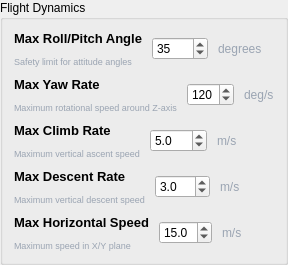
                                <widget class="QGroupBox" name="groupFlightDynamics">
                                    <property name="title">
                                        <string>Flight Dynamics</string>
                                    </property>
                                    <layout class="QVBoxLayout" name="flightDynamicsLayout">
                                        <property name="spacing">
                                            <number>10</number>
                                        </property>

                                        <item>
                                            <layout class="QHBoxLayout" name="h_MaxRollPitch">
                                                <item>
                                                    <layout class="QVBoxLayout" name="v_labels_maxrollpitch">
                                                        <item>
                                                            <widget class="QLabel" name="label_MaxRollPitch">
                                                                <property name="font">
                                                                    <font>
                                                                        <pointsize>10</pointsize>
                                                                        <bold>true</bold>
                                                                    </font>
                                                                </property>
                                                                <property name="text">
                                                                    <string>Max Roll/Pitch Angle</string>
                                                                </property>
                                                            </widget>
                                                        </item>
                                                        <item>
                                                            <widget class="QLabel" name="desc_MaxRollPitch">
                                                                <property name="styleSheet">
                                                                    <string>color: #9aa4b2;
                                                                        font-size: 9px;</string>
                                                                </property>
                                                                <property name="text">
                                                                    <string>Safety limit for attitude angles</string>
                                                                </property>
                                                            </widget>
                                                        </item>
                                                    </layout>
                                                </item>
                                                <item>
                                                    <layout class="QHBoxLayout" name="h_maxrollpitch_controls">
                                                        <item>
                                                            <widget class="QSpinBox" name="spinMaxRollPitch">
                                                                <property name="minimum">
                                                                    <number>10</number>
                                                                </property>
                                                                <property name="maximum">
                                                                    <number>60</number>
                                                                </property>
                                                                <property name="value">
                                                                    <number>35</number>
                                                                </property>
                                                            </widget>
                                                        </item>
                                                        <item>
                                                            <widget class="QLabel" name="label_degrees1">
                                                                <property name="styleSheet">
                                                                    <string>color: #9aa4b2;</string>
                                                                </property>
                                                                <property name="text">
                                                                    <string>degrees</string>
                                                                </property>
                                                            </widget>
                                                        </item>
                                                    </layout>
                                                </item>
                                            </layout>
                                        </item>

                                        <item>
                                            <layout class="QHBoxLayout" name="h_MaxYawRate">
                                                <item>
                                                    <layout class="QVBoxLayout" name="v_labels_maxyawrate">
                                                        <item>
                                                            <widget class="QLabel" name="label_MaxYawRate">
                                                                <property name="font">
                                                                    <font>
                                                                        <pointsize>10</pointsize>
                                                                        <bold>true</bold>
                                                                    </font>
                                                                </property>
                                                                <property name="text">
                                                                    <string>Max Yaw Rate</string>
                                                                </property>
                                                            </widget>
                                                        </item>
                                                        <item>
                                                            <widget class="QLabel" name="desc_MaxYawRate">
                                                                <property name="styleSheet">
                                                                    <string>color: #9aa4b2;
                                                                        font-size: 9px;</string>
                                                                </property>
                                                                <property name="text">
                                                                    <string>Maximum rotational speed around Z-axis</string>
                                                                </property>
                                                            </widget>
                                                        </item>
                                                    </layout>
                                                </item>
                                                <item>
                                                    <layout class="QHBoxLayout" name="h_maxyawrate_controls">
                                                        <item>
                                                            <widget class="QSpinBox" name="spinMaxYawRate">
                                                                <property name="minimum">
                                                                    <number>30</number>
                                                                </property>
                                                                <property name="maximum">
                                                                    <number>360</number>
                                                                </property>
                                                                <property name="singleStep">
                                                                    <number>10</number>
                                                                </property>
                                                                <property name="value">
                                                                    <number>120</number>
                                                                </property>
                                                            </widget>
                                                        </item>
                                                        <item>
                                                            <widget class="QLabel" name="label_degsec1">
                                                                <property name="styleSheet">
                                                                    <string>color: #9aa4b2;</string>
                                                                </property>
                                                                <property name="text">
                                                                    <string>deg/s</string>
                                                                </property>
                                                            </widget>
                                                        </item>
                                                    </layout>
                                                </item>
                                            </layout>
                                        </item>

                                        <item>
                                            <layout class="QHBoxLayout" name="h_MaxClimbRate">
                                                <item>
                                                    <layout class="QVBoxLayout" name="v_labels_maxclimbrate">
                                                        <item>
                                                            <widget class="QLabel" name="label_MaxClimbRate">
                                                                <property name="font">
                                                                    <font>
                                                                        <pointsize>10</pointsize>
                                                                        <bold>true</bold>
                                                                    </font>
                                                                </property>
                                                                <property name="text">
                                                                    <string>Max Climb Rate</string>
                                                                </property>
                                                            </widget>
                                                        </item>
                                                        <item>
                                                            <widget class="QLabel" name="desc_MaxClimbRate">
                                                                <property name="styleSheet">
                                                                    <string>color: #9aa4b2;
                                                                        font-size: 9px;</string>
                                                                </property>
                                                                <property name="text">
                                                                    <string>Maximum vertical ascent speed</string>
                                                                </property>
                                                            </widget>
                                                        </item>
                                                    </layout>
                                                </item>
                                                <item>
                                                    <layout class="QHBoxLayout" name="h_maxclimbrate_controls">
                                                        <item>
                                                            <widget class="QDoubleSpinBox" name="spinMaxClimbRate">
                                                                <property name="decimals">
                                                                    <number>1</number>
                                                                </property>
                                                                <property name="minimum">
                                                                    <double>1.0</double>
                                                                </property>
                                                                <property name="maximum">
                                                                    <double>20.0</double>
                                                                </property>
                                                                <property name="value">
                                                                    <double>5.0</double>
                                                                </property>
                                                            </widget>
                                                        </item>
                                                        <item>
                                                            <widget class="QLabel" name="label_ms1">
                                                                <property name="styleSheet">
                                                                    <string>color: #9aa4b2;</string>
                                                                </property>
                                                                <property name="text">
                                                                    <string>m/s</string>
                                                                </property>
                                                            </widget>
                                                        </item>
                                                    </layout>
                                                </item>
                                            </layout>
                                        </item>

                                        <item>
                                            <layout class="QHBoxLayout" name="h_MaxDescentRate">
                                                <item>
                                                    <layout class="QVBoxLayout" name="v_labels_maxdescentrate">
                                                        <item>
                                                            <widget class="QLabel" name="label_MaxDescentRate">
                                                                <property name="font">
                                                                    <font>
                                                                        <pointsize>10</pointsize>
                                                                        <bold>true</bold>
                                                                    </font>
                                                                </property>
                                                                <property name="text">
                                                                    <string>Max Descent Rate</string>
                                                                </property>
                                                            </widget>
                                                        </item>
                                                        <item>
                                                            <widget class="QLabel" name="desc_MaxDescentRate">
                                                                <property name="styleSheet">
                                                                    <string>color: #9aa4b2;
                                                                        font-size: 9px;</string>
                                                                </property>
                                                                <property name="text">
                                                                    <string>Maximum vertical descent speed</string>
                                                                </property>
                                                            </widget>
                                                        </item>
                                                    </layout>
                                                </item>
                                                <item>
                                                    <layout class="QHBoxLayout" name="h_maxdescentrate_controls">
                                                        <item>
                                                            <widget class="QDoubleSpinBox" name="spinMaxDescentRate">
                                                                <property name="decimals">
                                                                    <number>1</number>
                                                                </property>
                                                                <property name="minimum">
                                                                    <double>0.5</double>
                                                                </property>
                                                                <property name="maximum">
                                                                    <double>10.0</double>
                                                                </property>
                                                                <property name="value">
                                                                    <double>3.0</double>
                                                                </property>
                                                            </widget>
                                                        </item>
                                                        <item>
                                                            <widget class="QLabel" name="label_ms2">
                                                                <property name="styleSheet">
                                                                    <string>color: #9aa4b2;</string>
                                                                </property>
                                                                <property name="text">
                                                                    <string>m/s</string>
                                                                </property>
                                                            </widget>
                                                        </item>
                                                    </layout>
                                                </item>
                                            </layout>
                                        </item>

                                        <item>
                                            <layout class="QHBoxLayout" name="h_MaxHorizSpeed">
                                                <item>
                                                    <layout class="QVBoxLayout" name="v_labels_maxhorizspeed">
                                                        <item>
                                                            <widget class="QLabel" name="label_MaxHorizSpeed">
                                                                <property name="font">
                                                                    <font>
                                                                        <pointsize>10</pointsize>
                                                                        <bold>true</bold>
                                                                    </font>
                                                                </property>
                                                                <property name="text">
                                                                    <string>Max Horizontal Speed</string>
                                                                </property>
                                                            </widget>
                                                        </item>
                                                        <item>
                                                            <widget class="QLabel" name="desc_MaxHorizSpeed">
                                                                <property name="styleSheet">
                                                                    <string>color: #9aa4b2;
                                                                        font-size: 9px;</string>
                                                                </property>
                                                                <property name="text">
                                                                    <string>Maximum speed in X/Y plane</string>
                                                                </property>
                                                            </widget>
                                                        </item>
                                                    </layout>
                                                </item>
                                                <item>
                                                    <layout class="QHBoxLayout" name="h_maxhorizspeed_controls">
                                                        <item>
                                                            <widget class="QDoubleSpinBox" name="spinMaxHorizSpeed">
                                                                <property name="decimals">
                                                                    <number>1</number>
                                                                </property>
                                                                <property name="minimum">
                                                                    <double>1.0</double>
                                                                </property>
                                                                <property name="maximum">
                                                                    <double>40.0</double>
                                                                </property>
                                                                <property name="value">
                                                                    <double>15.0</double>
                                                                </property>
                                                            </widget>
                                                        </item>
                                                        <item>
                                                            <widget class="QLabel" name="label_ms3">
                                                                <property name="styleSheet">
                                                                    <string>color: #9aa4b2;</string>
                                                                </property>
                                                                <property name="text">
                                                                    <string>m/s</string>
                                                                </property>
                                                            </widget>
                                                        </item>
                                                    </layout>
                                                </item>
                                            </layout>
                                        </item>
                                    </layout>
                                </widget>
